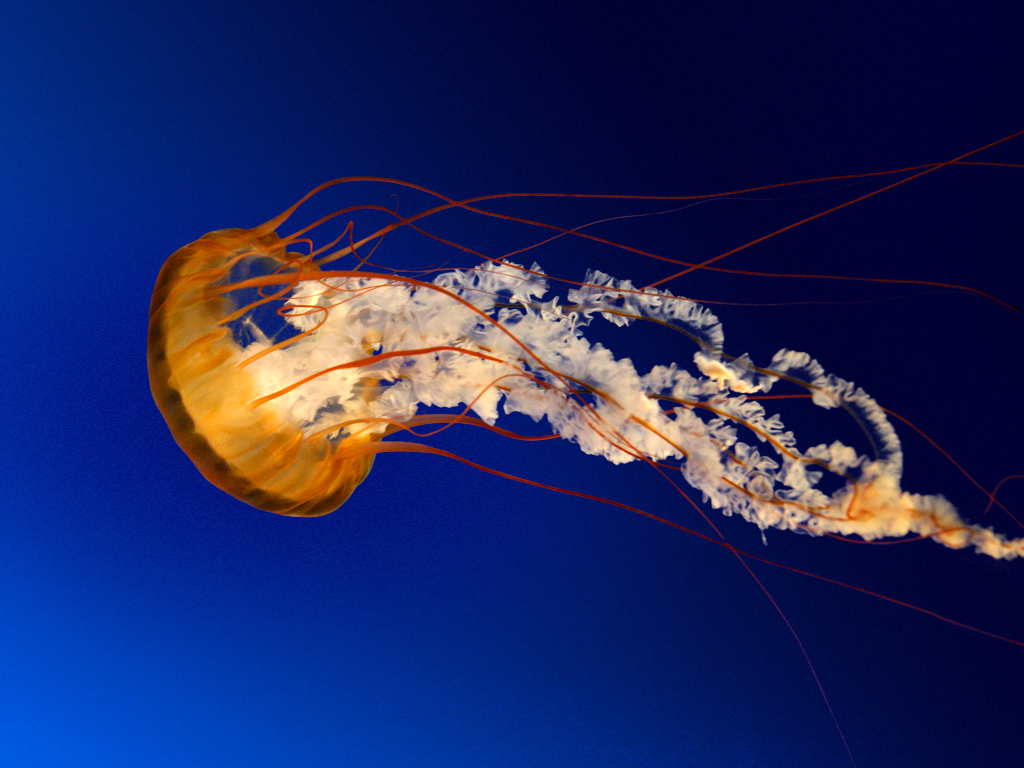
#> input picture Jellyfish.jpg, 1024 x 768 px, given in place of the camera
$ python air-canvas.py   (older library calls are emulated)
#> lines starting #> are read from the running program, lines starting #| are printed output that depends on the picture; after the words box and inside, x2 and y2 are one past the last pixel; in counts of white or black regions, pixels touching at a corner belong together
import cv2
import numpy as np

frameWidth=640
frameHeight=480
cap=cv2.VideoCapture(0)
cap.set(3,frameWidth)
cap.set(4,frameHeight)
cap.set(10,150)

print("Press q to Quit")

kernel = np.ones((5, 5), np.uint8)


myColors = [[100,50,50,130,255,255]]#BLUE

myColorValues = [[255,0,0]]
myPoints=[]
def findColor(img,myColors,myColorValues):
    hsv=cv2.cvtColor(img,cv2.COLOR_BGR2HSV)
    count=0
    newPoints=[]
    for color in myColors:
        lb=np.array(color[0:3])
        ub=np.array(color[3:6])
        mask=cv2.inRange(hsv,lb,ub)
        mask = cv2.erode(mask, kernel, iterations=2)
        mask = cv2.morphologyEx(mask, cv2.MORPH_OPEN, kernel)
        mask = cv2.dilate(mask, kernel, iterations=1)
        x,y=getContours(mask)
        cv2.circle(imgResult,(x,y),10,myColorValues[count],cv2.FILLED)
        if x!=0 and y!=0:
            newPoints.append([x,y,count])
        count +=1
        cv2.imshow(str(color[0]), mask)
    return newPoints


def getContours(img):
        _,contours, hierarchy = cv2.findContours(img, cv2.RETR_EXTERNAL, cv2.CHAIN_APPROX_NONE)
        x,y,w,h = 0,0,0,0
        for cnt in contours:
            area = cv2.contourArea(cnt)
            if area > 700:
                cv2.drawContours(imgResult, cnt, -1, (255,0,0), 3)
                peri = cv2.arcLength(cnt, True)
                approx = cv2.approxPolyDP(cnt, 0.02*peri, True)
                x, y, w, h = cv2.boundingRect(approx)
        return x + w//2, y

def drawOnCanvas(myPoints,myColorValues):
    for point in myPoints:
        cv2.circle(imgResult,(point[0],point[1]),10,myColorValues[point[2]],cv2.FILLED)


while True:
    success, img= cap.read()
#> img is the input picture: shape (768, 1024, 3); mean B, G, R 97.4, 39.8, 31
    img = cv2.flip(img,1)
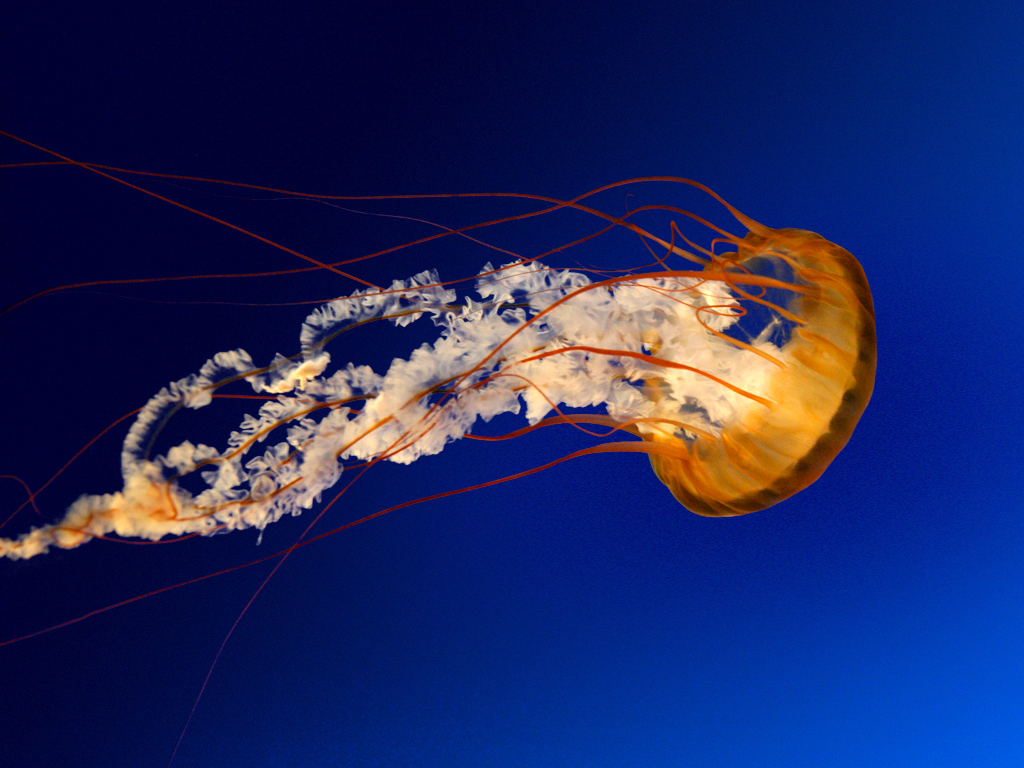
#> img: shape (768, 1024, 3); mean B, G, R 97.4, 39.8, 31
    imgResult=img.copy()
    newPoints=findColor(img, myColors,myColorValues)
#> in findColor, `hsv=cv2.cvtColor(img,cv2.COLOR_BGR2HSV)`: hsv: shape (768, 1024, 3); mean H, S, V 102, 229.7, 111.7
#> the loop in findColor, `for color in myColors:` made 1 pass
#> (x, y) on pass 1: (512, 0)
#> pass 1, in findColor, `mask=cv2.inRange(hsv,lb,ub)`:
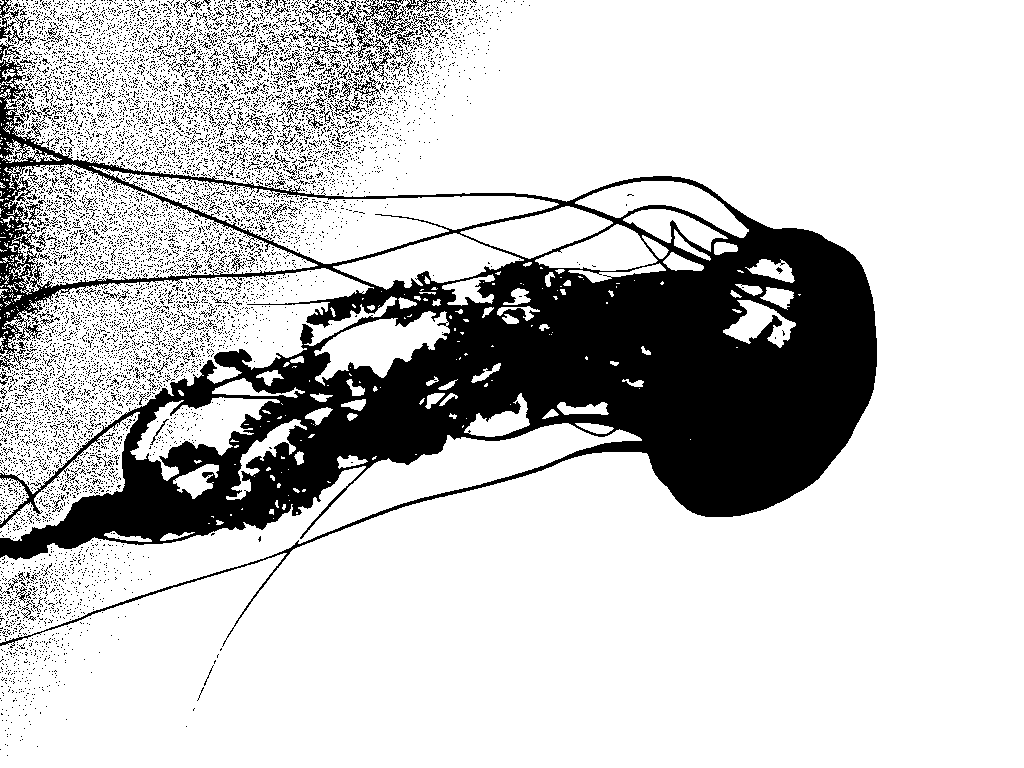
#> mask: shape (768, 1024); 78.3% white; 9282 black regions (9120 under 20 px), largest, box (x1, y1, x2, y2) and area: (0, 56, 877, 648) 139213, (362, 0, 441, 37) 877, (340, 0, 389, 58) 465
#> pass 1, in findColor, `mask = cv2.morphologyEx(mask, cv2.MORPH_OPEN, kernel)`:
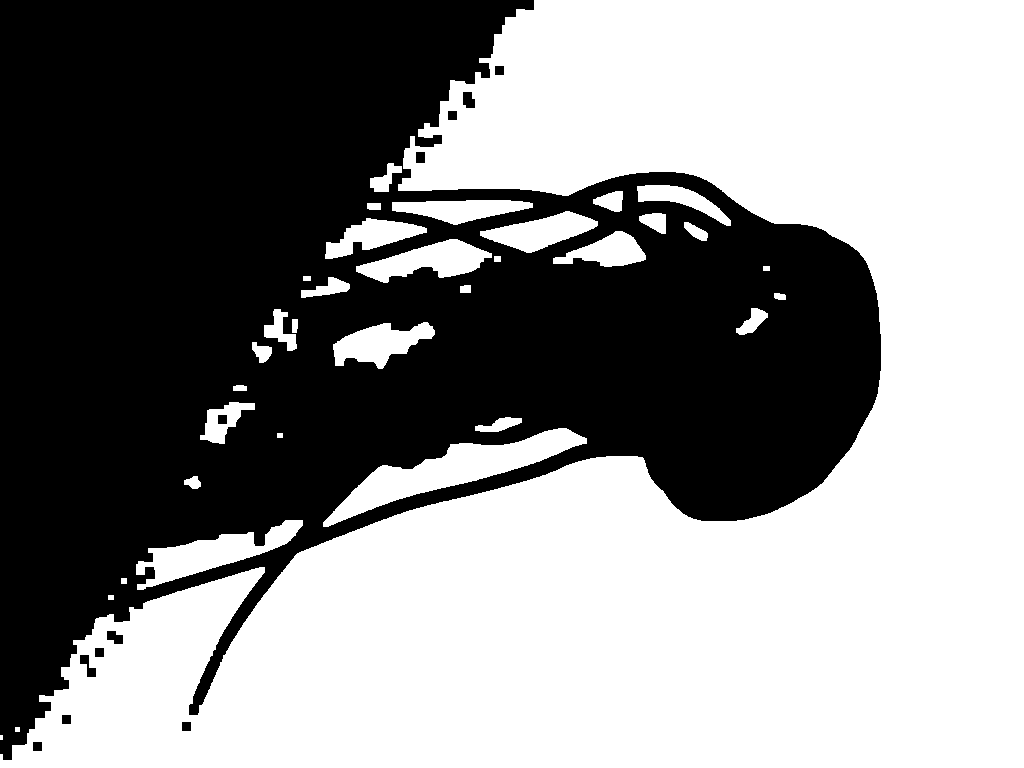
#> mask: shape (768, 1024); 54.4% white; 12 black regions, largest, box (x1, y1, x2, y2) and area: (0, 0, 881, 760) 357589, (80, 655, 96, 677) 170, (463, 92, 475, 108) 162
#> pass 1, in findColor, `mask = cv2.dilate(mask, kernel, iterations=1)`:
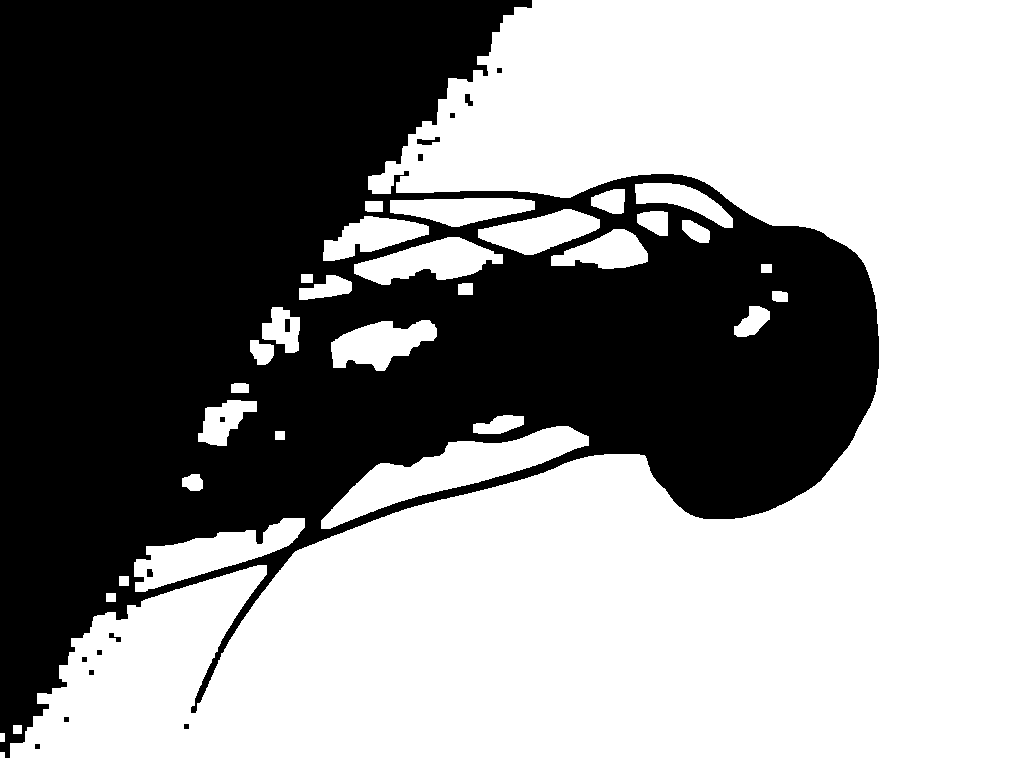
#> mask: shape (768, 1024); 56.6% white; 16 black regions, largest, box (x1, y1, x2, y2) and area: (0, 0, 879, 758) 340341, (417, 137, 440, 145) 106, (465, 94, 473, 106) 66
#> after the loop in findColor, `for color in myColors:`:
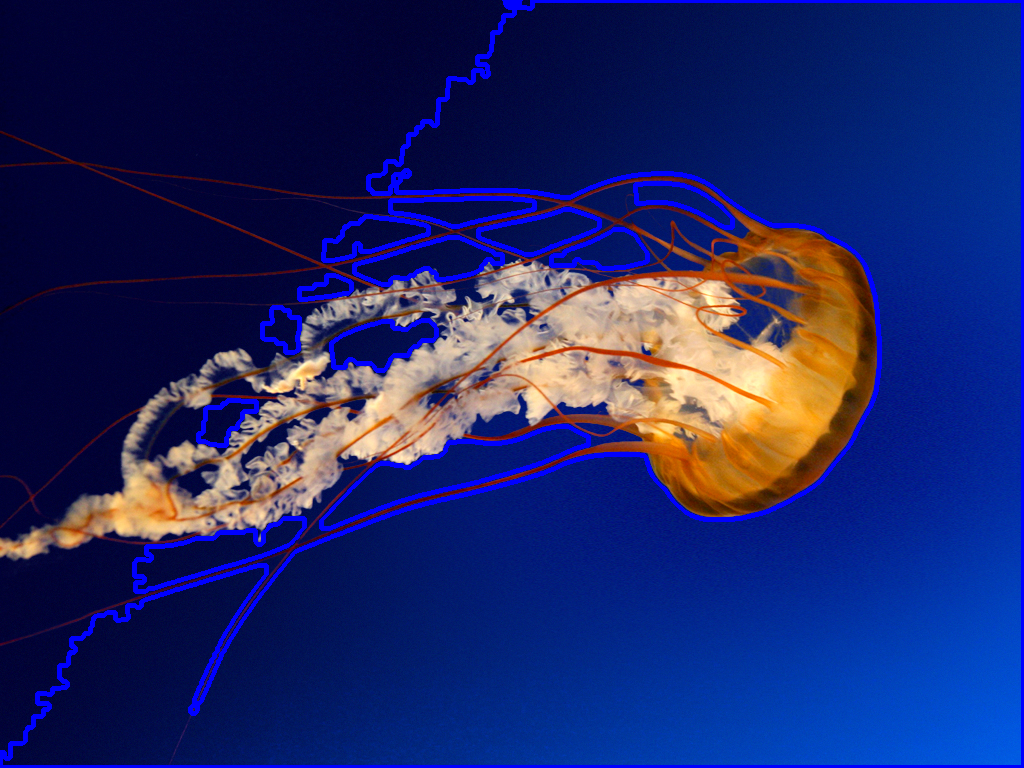
#> imgResult: shape (768, 1024, 3); 4.56% of pixels changed, all inside (x1, y1, x2, y2) = (0, 0, 1024, 768)
#> after the loop in findColor, `for color in myColors:`: count = 1; newPoints = []
#> newPoints = []
    if len(newPoints)!=0:
        for newP in newPoints:
            myPoints.append(newP)
    if len(myPoints)!=0:
        drawOnCanvas(myPoints,myColorValues)

    cv2.imshow('frame', imgResult)

    if cv2.waitKey(1) & 0xFF == ord('q'):
#> (key q is pressed here)
        break

cap.release()
cv2.destroyAllWindows()
